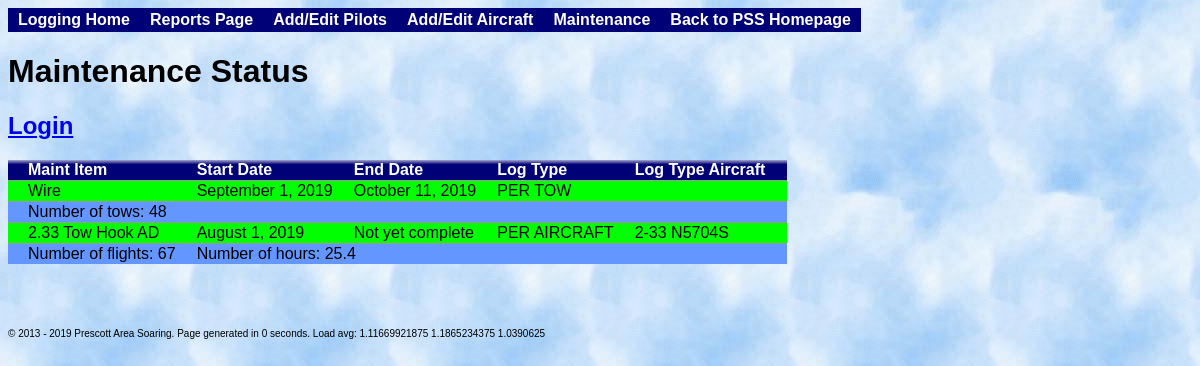
Before: /index.php?maintenance with the older database file.
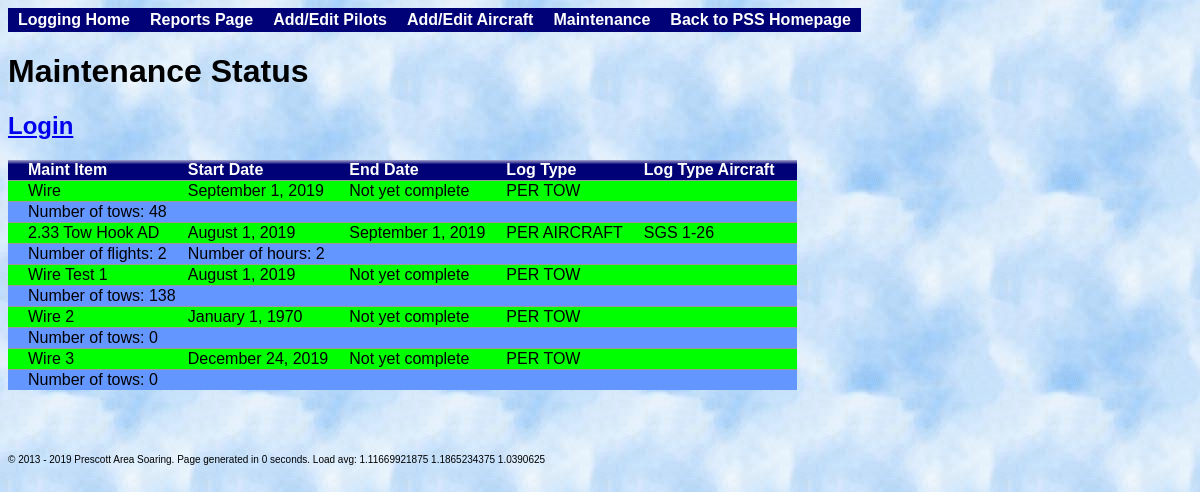
After: the same page with the newer database file.
### tables this page shows
CREATE TABLE maintenance(ID INTEGER PRIMARY KEY NOT NULL, maintItem TEXT, startTime INTEGER, endTime INTEGER, logType TEXT, logAircraft INTEGER);

### SoaringLogBase.php (called while the page is built, shortened)
<?php
    class SoaringLogBase {
        private static $instance;
        private $dbDir = 'sqlite:db.sqlite';
        private $flightLogTable = "flightLog";
        private $maintTable = "maintenance";
        public $dbObj;
        public static function GetInstance() {
            if(!self::$instance) {
                self::$instance = new self();
            }
            return self::$instance;
        }
        public function OpenDatabase() {
            try {
                $this->dbObj = new PDO($this->dbDir) or die("Cannot open the database");
            }
            catch(Exception $e) {
                die("Oops, couldn't open the database :( $e");
            }
        }
        public function GetFlightLogTable() {
            return $this->flightLogTable;
        }
        public function GetMaintTable() {
            return $this->maintTable;
        }
        public function GetAircraft($showNotAvail = false) {
            if($showNotAvail)
                $query = "SELECT * FROM aircraft;";
            else
                $query = "SELECT * FROM aircraft WHERE IsAvailable='available' OR ID=0;";
            $result = $this->dbObj->query($query);
            $planes = array( );
            while($row = $result->fetch(PDO::FETCH_BOTH)) {
                $planes[$row['ID']] = $row['Name'];
            }
            return $planes;
        }
    }
?>

### maintenance.php (the view, shortened to what this page needs)
<h1>Maintenance Status</h1>
<?php
include("SoaringLogBase.php");
$thisFile = "index.php?maintenance";
$loggedIn = False;
if ( isset( $_SESSION['loggedin'] ) ) {
    $loggedIn = True;
    print("<h2><a href=\"auth.php?logout=1\">Logout</a></h2>");
}
else {
    print("<h2><a href=\"login.php\">Login</a></h2>");
}
$logbase = SoaringLogBase::GetInstance();
$database = $logbase->dbObj;
$tableName = $logbase->GetMaintTable();
$query = "SELECT * FROM $tableName ORDER BY ID;";
if($result = $database->query($query)) {
    echo("<table id=\"maintLogTable\" >");
    echo("<tr class=\"Head\"><td>Maint Item</td><td>Start Date</td><td>End Date</td><td>Log Type</td><td>Log Type Aircraft</td><td></td></tr>\n");
    while($row = $result->fetch(PDO::FETCH_BOTH)) {
        $editMe = 0;
        if($editMe) {
            echo("<tr id=\"row{$row['ID']}\" class=\"IncompleteEntry\"><form id=\"form{$row['ID']}\" name=\"loggingUpdate\" action=\"{$thisFile}\" method=\"POST\"> ");
            $entryComplete = false;
        }
        else {
            echo("<tr class=\"CompleteEntry\">");
        }
        if($editMe) {
            echo("<td>");
            echo("<input type=\"text\" name=\"maintItem\" value=\"{$row['maintItem']}\" id=\"maintItem{$row['ID']}\"/>");
            echo "</td>";
        }
        else
            echo("<td>{$row['maintItem']}</td>");
        if($editMe) {
            echo("<td>");
            $storedStartTime = date("F j, Y", $row['startTime']);
            echo("<input type=\"text\" name=\"startTime\" value=\"{$storedStartTime}\" id=\"startTime{$row['ID']}\"/>");
            echo "</td>";
        }
        else {
            $formattedStartTime = date("F j, Y", $row['startTime']);
            echo("<td>{$formattedStartTime}</td>");
        }
        if($editMe) {
            echo("<td>");
            $storedEndTime = date("F j, Y", $row['endTime']);
            echo("<input type=\"text\" name=\"endTime\" value=\"{$storedEndTime}\" id=\"endTime{$row['ID']}\"/>");
            echo "</td>";
        }
        else {
            if ($row['endTime']) {
                $formattedStartTime = date("F j, Y", $row['endTime']);
                echo("<td>{$formattedStartTime}</td>");
            }
            else {
                echo("<td>Not yet complete</td>");
            }
        }
        if($editMe) {
            echo("<td>");
            echo $logbase->PrintMaintLogTypes($row['logType']);
            echo "</td>";
        }
        else
            echo("<td>{$row['logType']}</td>");
        if($row['logType'] == "PER AIRCRAFT")
        {
            if($editMe) {
                echo("<td>");
                echo $logbase->PrintAircraft($row['logAircraft']);
                echo "</td>";
            }
            else
            {
                $acList = $logbase->GetAircraft();
                echo("<td>{$acList[$row['logAircraft']]}</td>");
            }
        }
        else
        {
            echo "<td></td>";
        }
        if($editMe) {
            echo "<td><input type=\"hidden\" name=\"maintID\" value=\"{$row['ID']}\"/><input type=\"submit\" value=\"Update...\" /></form></td></tr>";
        }
        else {
            if($loggedIn) {
                echo "<td><center><button name=\"modify\" class=\"modify\" onClick=\"window.location.href='{$thisFile}&maintID={$row['ID']}&modified=1'; \" />";
                echo "</center></td></tr>\n";
            }
            else {
                echo "<td></td></tr>\n";
            }
        }
        if ($row['logType'] == "PER AIRCRAFT")
        {
            $tableName = $logbase->GetFlightLogTable();
            $endTime = $row['endTime'];
            if (!$endTime)
            {
                $endTime = strtotime("now");
            }
            $query = "SELECT * FROM '$tableName' WHERE takeoffTime IS NOT NULL AND takeoffTime >= '{$row['startTime']}' AND takeoffTime <= '$endTime' AND aircraft == '{$row['logAircraft']}';";
            $acResult = $database->query($query);
            $flightCount = 0;
            $totalTime = 0;
            while($row = $acResult->fetch(PDO::FETCH_BOTH))
            {
                if($row['takeoffTime'] && $row['landingTime'])
                {
                    $flightCount = $flightCount + 1;
                    $totalTime += $row['landingTime'] - $row['takeoffTime'];
                }
            }
            $totalTime = round($totalTime / 3600, 1);
            echo "<tr class=\"IncompleteEntry\">";
            echo "<td>Number of flights: $flightCount</td>";
            echo "<td colspan=\"5\">Number of hours: $totalTime </td>  </tr>\n";
        }
        else
        {
            $tableName = $logbase->GetFlightLogTable();
            $endTime = $row['endTime'];
            if ($row['endTime'])
            {
                $endTime = strtotime("now");
            }
            $query = "SELECT count(*) FROM '$tableName' WHERE takeoffTime IS NOT NULL AND takeoffTime >= '{$row['startTime']}' AND takeoffTime <= '$endTime';";
            $tows = $database->query($query)->fetchColumn();
            echo "<tr class=\"IncompleteEntry\"><td colspan=\"6\">Number of tows: $tows</td>  </tr>\n";
        }
    }
    echo("</table><br><br><br>");
}
else
    print("Failed to execute query!!!");
?>

### index.php (shortened to what this page needs)
<html>
<head>
<link rel="stylesheet" type="text/css" href="style.css" />
<link rel="stylesheet" type="text/css" media="all" href="jsDatePick_ltr.min.css" />
</head>
<body>
<div id="container">
    <div id="navbar">
        <ul>
        <li><a href="index.php">Logging Home</a></li>
        <li><a href="index.php?reports">Reports Page</a></li>
        <li><a href="index.php?addpilots">Add/Edit Pilots</a></li>
        <li><a href="index.php?addplanes">Add/Edit Aircraft</a></li>
        <li><a href="index.php?maintenance">Maintenance</a></li>
        <li><a href="http://prescottsoaring.com">Back to PSS Homepage</a></li>
        </ul>
    </div>
    <div id="main">
        <?php
            $startTimeExecTime = microtime(true);
            if(isset($_GET['reports'])) {
                include('reports.php');
            }
            else if(isset($_GET['addpilots'])) {
                include('addpilots.php');
            }
            else if(isset($_GET['addplanes'])) {
                include('addplanes.php');
            }
            else if(isset($_GET['maintenance'])) {
                include('maintenance.php');
            }
            else {
                include('home.php');
            }
        ?>
        <div class="spacer" />
    </div>
    <div id="footer">
        <?php
            $stopTimeExecTime = microtime(true);
            $time = round($stopTimeExecTime - $startTimeExecTime, 4);
            $thisYear = date("Y");
            $load = sys_getloadavg();
            $oneMinLoad = $load[0];
            $fiveMinLoad = $load[1];
            $fifteenMinLoad = $load[2];
            print("&copy 2013 - $thisYear Prescott Area Soaring.  ");
            print("Page generated in $time seconds. Load avg: $oneMinLoad $fiveMinLoad $fifteenMinLoad");
        ?>
    </div>
</div>
</body>
</html>

### style.css (style rules this page uses)
table, td, th { font-family: Verdana, Arial; font-size: 16px; border: 0px solid black; border-collapse:collapse; padding-left: 20px; }
body { font-family: Verdana, Arial; font-size: 16px; background-image: url(img/Clouds.jpg); }
#container { width:auto; margin:0 auto; }
#navbar { width:auto; display:block; height:24px; }
#navbar ul, #navbar ul li { padding:0; margin:0; list-style:none; foat:left; }
#navbar a { color:#FFFFFF; font-weight:bold; }
#navbar li a:link, #navbar li a:visited { background:#000077; text-decoration:none; height:24px; line-height:24px; display:inline; float:left; width:auto; padding:0px 10px; }
#main { width:auto; display:block; }
div.spacer { clear:both; height:10px; display:block; }
#footer { width:auto; display:block; height:24px; font-size:10px; }
tr.IncompleteEntry { background-color: #6496FF; border-top: 1px solid #999999; }
tr.CompleteEntry { background-color: #00FF00; border-top: 1px solid #999999; }
th, tr.Head { color: #FFFFFF; background-color: #000077; background-image: url('img/grad_white.png'); background-position: 0px -3px; background-repeat: repeat-x; vertical-align: bottom; padding-left: 20px; padding-right: 3px; font-family: Verdana, Arial; font-size: 14px; font-weight: bold; }

Changed rows visible on the page:
changed maintenance "Wire": endTime "October 11, 2019" → (not shown); now shows "Not yet complete"
changed maintenance "2.33 Tow Hook AD": endTime (not shown) → "September 1, 2019"; logAircraft "2-33 N5704S" → "SGS 1-26"; flightCount "67" → "2"; totalTime "25.4" → "2"; no longer shows "Not yet complete"
added maintenance: maintItem "Wire Test 1", startTime "August 1, 2019", endTime "Not yet complete", logType "PER TOW", tows "138"
added maintenance: maintItem "Wire 2", startTime "January 1, 1970", endTime "Not yet complete", logType "PER TOW", tows "0"
added maintenance: maintItem "Wire 3", startTime "December 24, 2019", endTime "Not yet complete", logType "PER TOW", tows "0"
